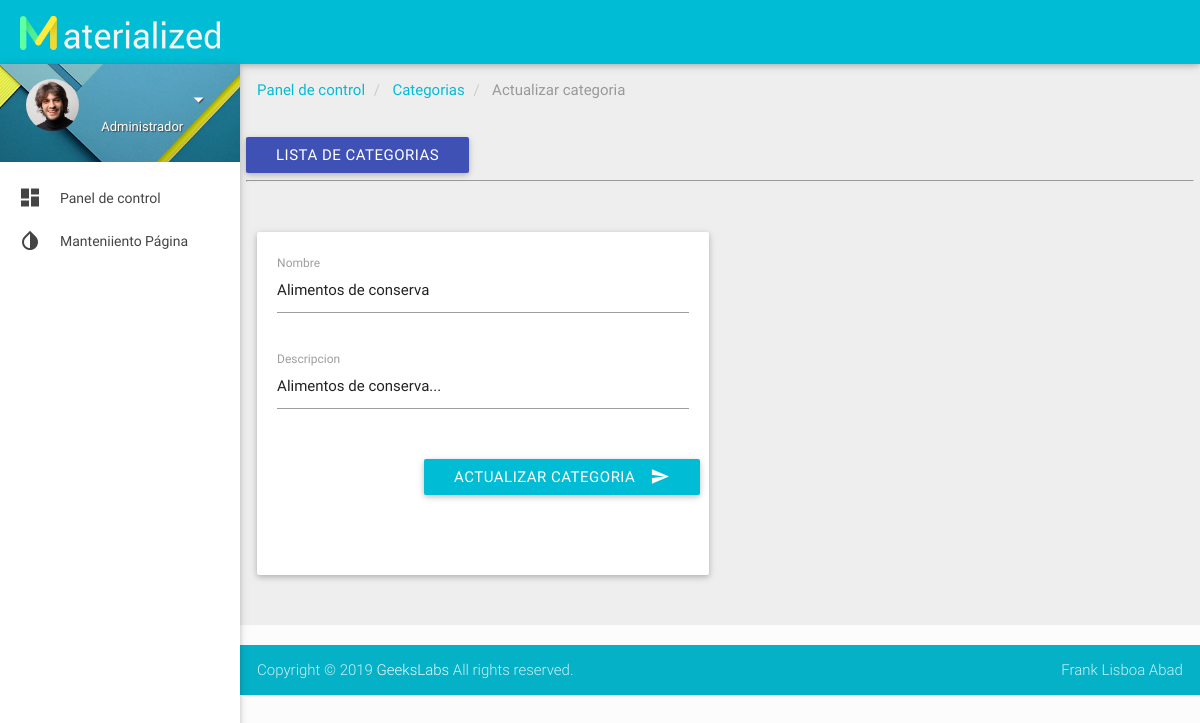
Screenshot of /Administracion/categorias/updatecategoria.php?id=5 with the database file from the repository.
### tables this page shows
CREATE TABLE `category` (
  `id` int(11) NOT NULL AUTO_INCREMENT,
  `nombre` varchar(255) DEFAULT NULL,
  `descripcion` varchar(255) DEFAULT NULL,
  `estado` bit(1) DEFAULT NULL,
  PRIMARY KEY (`id`)
);

### Administracion/categorias/updatecategoria.php (the view, shortened to what this page needs)
<?php
include ('../conexion/conexion.php');
if($_GET){
    $id = $_GET['id'];
    $sql_category = 'SELECT * FROM category where id=?  and estado=1';
    $sentencia_category = $pdo->prepare($sql_category);
    $sentencia_category->execute(array($id));
    $resultado_category = $sentencia_category->fetch();
}
?>
<!DOCTYPE html>
<html lang="es">
<head>
    <link href="../css/materialize.css" type="text/css" rel="stylesheet" media="screen,projection">
    <link href="../css/style.css" type="text/css" rel="stylesheet" media="screen,projection">
  <link href="../css/prism.css" type="text/css" rel="stylesheet" media="screen,projection">
  <link href="../js/plugins/perfect-scrollbar/perfect-scrollbar.css" type="text/css" rel="stylesheet" media="screen,projection">
  <link href="../js/plugins/chartist-js/chartist.min.css" type="text/css" rel="stylesheet" media="screen,projection">
</head>
<body>
    <header id="header" class="page-topbar">
        <div class="navbar-fixed">
            <nav class="cyan">
                <div class="nav-wrapper">
                    <h1 class="logo-wrapper"><a href="/" class="brand-logo darken-1"><img src="../images/materialize-logo.png" alt="materialize logo"></a> <span class="logo-text">Materialize</span></h1>
                </div>
            </nav>
        </div>
    </header>
    <div id="main">
        <div class="wrapper">
            <aside id="left-sidebar-nav">
                <ul id="slide-out" class="side-nav fixed leftside-navigation">
                    <li class="user-details cyan darken-2">
                        <div class="row">
                            <div class="col col s4 m4 l4">
                                <img src="../images/avatar.jpg" alt="" class="circle responsive-img valign profile-image">
                            </div>
                            <div class="col col s8 m8 l8">
                                <a class="btn-flat dropdown-button waves-effect waves-light white-text profile-btn" href="#" data-activates="profile-dropdown"><?php echo $usser; ?><i class="mdi-navigation-arrow-drop-down right"></i></a>
                                <p class="user-roal">Administrador</p>
                            </div>
                        </div>
                    </li>
                    <li class="bold"><a href="administracion.php" class="waves-effect waves-cyan"><i class="mdi-action-dashboard"></i>Panel de control </a>
                    </li>
                    <li class="no-padding">
                    <ul class="collapsible collapsible-accordion">
                        <li class="bold"><a class="collapsible-header waves-effect waves-cyan"><i class="mdi-action-invert-colors"></i> Manteniiento Página</a>
                        </li>
                    </ul>
            </aside>
        </div>
        <div id="breadcrumbs-wrapper" class=" grey lighten-3">
          <div class="container">
            <div class="row">
              <div class="col s12 m12 l12">
                <ol class="breadcrumb">
                    <li><a href="../administracion.php">Panel de control</a></li>
                    <li> <a href="categorias.php">Categorias</a> </li>
                    <li class="active"> Actualizar categoria </li>
                </ol>
              </div>
            </div>
            <div class="row">
                <a href="categorias.php" class="btn waves-effect waves-light indigo">Lista de categorias</a>
                <hr>
            </div>
            <div id="basic-form" class="section">
                        <div class="row">
                            <div class="col s12 m12 l6">
                            <div class="card-panel">
                                <div class="row">
                                    <form class="col s12" method="POST" action="update.php">
                                        <div class="row">
                                        <div class="input-field col s12">
                                            <input id="name" type="text" name="nombre" value="<?=$resultado_category['nombre']; ?>">
                                            <label for="first_name">Nombre</label>
                                        </div>
                                        </div>
                                        <div class="row">
                                        <div class="input-field col s12">
                                            <input id="category" type="text" name="descripcion" value="<?=$resultado_category['descripcion']?>">
                                            <label for="descripcion">Descripcion</label>
                                        </div>
                                        </div>
                                        <div class="row">
                                        <div class="row">
                                            <div class="input-field col s12">
                                            <button class="btn cyan waves-effect waves-light right" type="submit" name="action">Actualizar categoria
                                                <i class="mdi-content-send right"></i>
                                            </button>
                                            </div>
                                        </div>
                                        </div>
                                    </form>
                                </div>
                            </div>
                            </div>
                        </div>
                </div>
          </div>
        </div>
    </div>
    <footer class="page-footer">
        <div class="footer-copyright">
            <div class="container">
                Copyright © 2019 <a class="grey-text text-lighten-4" href="http://themeforest.net/user/geekslabs/portfolio?ref=geekslabs" target="_blank">GeeksLabs</a> All rights reserved.
                <span class="right"> Frank Lisboa Abad<a class="grey-text text-lighten-4" href="#!"> </a></span>
            </div>
        </div>
    </footer>
</body>
</html>

### Administracion/css/style.css (style rules this page uses)
body { background-color: #fcfcfc; }
#main, footer { padding-left: 240px; }
.container { padding: 0 0.5rem; margin: 0 auto; max-width: 100% !important; width: 98%; }
@media only screen and (min-width: 601px) { .container { width: 98%; } }
@media only screen and (min-width: 993px) { .container { width: 98%; } }
h1.logo-wrapper { margin: 0px 0px; }
header .brand-logo { margin: 5px 0px; padding: 0 20px; }
ul.side-nav.fixed { top: 64px; }
.side-nav a { line-height: 42px; height: 42px; }
#left-sidebar-nav { position: fixed; width: 100px; left: 180px; z-index: 999; height: auto; }
#slide-out li a i { line-height: inherit; width: 2rem; font-size: 1.6rem; display: block; float: left; text-align: center; margin-right: 1rem; }
ul.side-nav li { padding: 0; }
ul.side-nav .collapsible-header { margin: 0; }
ul.side-nav.fixed { overflow: hidden; }
ul.side-nav.fixed li { line-height: 44px; }
ul.side-nav.fixed li a { font-size: 14px; font-weight: 400; }
ul.side-nav.fixed ul.collapsible-accordion { background-color: #FFF; }
ul.side-nav.fixed li.user-details { background: url(../images/user-bg.jpg) no-repeat center center; -webkit-background-size: cover; -moz-background-size: cover; -o-background-size: cover; background-size: cover; margin-bottom: 15px; padding: 15px 0px 0px 15px; }
.user-details .row { margin: 0; }
ul.side-nav.fixed .profile-btn { margin: 0; text-transform: capitalize; padding: 0; text-shadow: 1px 1px 1px #444; font-size: 15px; }
.user-roal { color: #fff; margin-top: -16px; font-size: 13px; text-shadow: 1px 1px 1px #444; }
.bold > a { font-weight: bold; }
.breadcrumb { padding: 0px; margin: 15px 0px; list-style: none; }
.breadcrumb > li { display: inline-block; }
.breadcrumb a { color: #00bcd4; }
.breadcrumb .active { font-weight: normal; color: #999; }
.breadcrumb > li + li:before { padding: 0 5px; color: #ccc; content: "/\00a0"; }
.collapsible-header { font-weight: 500; }
footer.page-footer { padding-top: 0px; }

### rows the page displays
category: nombre "Alimentos de conserva", descripcion "Alimentos de conserva..."
